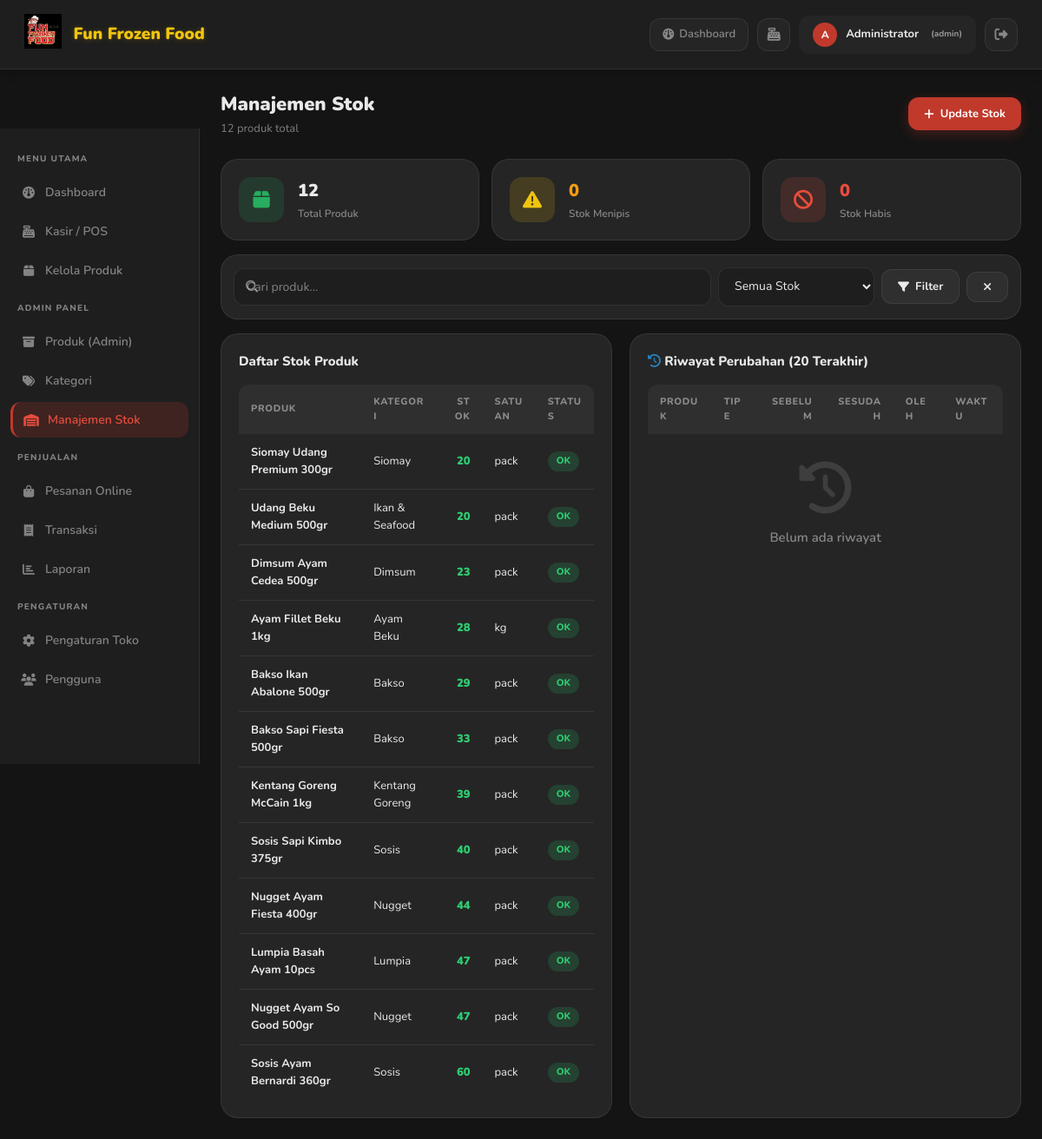
/admin/stock.php (signed in), run on the app's committed database.
### tables this page shows
CREATE TABLE `products` (
  `id` int NOT NULL AUTO_INCREMENT,
  `category_id` int DEFAULT NULL,
  `name` varchar(150) NOT NULL,
  `price` decimal(12,2) NOT NULL DEFAULT '0.00',
  `stock` int NOT NULL DEFAULT '0',
  `unit` varchar(20) NOT NULL DEFAULT 'pcs',
  `image` varchar(255) DEFAULT NULL,
  `description` text,
  `status` tinyint(1) NOT NULL DEFAULT '1',
  `low_stock_alert` int NOT NULL DEFAULT '5',
  `created_at` datetime NOT NULL DEFAULT CURRENT_TIMESTAMP,
  `updated_at` datetime NOT NULL DEFAULT CURRENT_TIMESTAMP ON UPDATE CURRENT_TIMESTAMP,
  PRIMARY KEY (`id`),
  KEY `fk_product_category` (`category_id`),
  CONSTRAINT `fk_product_category` FOREIGN KEY (`category_id`) REFERENCES `categories` (`id`) ON DELETE SET NULL
);

CREATE TABLE `categories` (
  `id` int NOT NULL AUTO_INCREMENT,
  `name` varchar(100) NOT NULL,
  `created_at` datetime NOT NULL DEFAULT CURRENT_TIMESTAMP,
  PRIMARY KEY (`id`)
);

### config/config.php (called while the page is built, shortened)
<?php
function sanitize(string $input): string {
    return strip_tags(trim($input));
}

### admin/stock.php (the view, shortened to what this page needs)
<?php
require_once '../config/config.php';
$db = getDB();
$search = sanitize($_GET['search'] ?? '');
$where  = ['1=1'];
$params = [];
$products = $db->prepare("SELECT p.*, c.name as cat_name FROM products p
    LEFT JOIN categories c ON p.category_id=c.id
    WHERE " . implode(' AND ', $where) . "
    ORDER BY p.stock ASC, p.name ASC");
$products->execute($params);
$products = $products->fetchAll();
$history = $db->query("SELECT sh.*, p.name as product_name, u.full_name as user_name
    FROM stock_history sh
    JOIN products p ON sh.product_id=p.id
    LEFT JOIN users u ON sh.user_id=u.id
    ORDER BY sh.created_at DESC LIMIT 20")->fetchAll();
$allProducts = $db->query("SELECT id, name, stock, unit FROM products ORDER BY name")->fetchAll();
$totalProducts = count($allProducts);
$lowStockCount = $db->query("SELECT COUNT(*) FROM products WHERE stock > 0 AND stock <= low_stock_alert")->fetchColumn();
$outStockCount = $db->query("SELECT COUNT(*) FROM products WHERE stock = 0")->fetchColumn();
include '../includes/header.php';
?>
<div class="admin-layout">
<?php include '../includes/sidebar.php'; ?>
<div class="admin-content">
  <div class="page-header">
    <div>
      <div class="page-title">Manajemen Stok</div>
      <div class="page-subtitle"><?= $totalProducts ?> produk total</div>
    </div>
    <button class="btn btn-primary" onclick="openModal('stockModal')">
      <i class="fa-solid fa-plus"></i> Update Stok
    </button>
  </div>
  <div class="stats-grid mb-3" style="display:grid;grid-template-columns:repeat(3,1fr);gap:14px">
    <div class="stat-card">
      <div class="stat-icon" style="background:rgba(39,174,96,.15);color:#27ae60"><i class="fa-solid fa-box"></i></div>
      <div class="stat-info">
        <div class="stat-value"><?= $totalProducts ?></div>
        <div class="stat-label">Total Produk</div>
      </div>
    </div>
    <div class="stat-card" style="cursor:pointer" onclick="window.location.href='?filter=low'">
      <div class="stat-icon" style="background:rgba(241,196,15,.15);color:#f1c40f"><i class="fa-solid fa-triangle-exclamation"></i></div>
      <div class="stat-info">
        <div class="stat-value text-warning"><?= $lowStockCount ?></div>
        <div class="stat-label">Stok Menipis</div>
      </div>
    </div>
    <div class="stat-card" style="cursor:pointer" onclick="window.location.href='?filter=out'">
      <div class="stat-icon" style="background:rgba(231,76,60,.15);color:#e74c3c"><i class="fa-solid fa-ban"></i></div>
      <div class="stat-info">
        <div class="stat-value text-danger"><?= $outStockCount ?></div>
        <div class="stat-label">Stok Habis</div>
      </div>
    </div>
  </div>
  <div class="card mb-3" style="padding:14px">
    <form method="GET" class="d-flex gap-2 flex-wrap align-center">
      <div class="search-wrap" style="flex:1;min-width:180px">
        <i class="fa-solid fa-search"></i>
        <input type="text" name="search" class="form-control search-input" placeholder="Cari produk..." value="<?= htmlspecialchars($search) ?>">
      </div>
      <select name="filter" class="form-select" style="width:180px">
        <option value="">Semua Stok</option>
      </select>
      <button type="submit" class="btn btn-secondary"><i class="fa-solid fa-filter"></i> Filter</button>
      <a href="stock.php" class="btn btn-secondary"><i class="fa-solid fa-xmark"></i></a>
    </form>
  </div>
  <div class="grid-2" style="gap:20px">
    <div class="card">
      <div class="card-header"><span class="card-title">Daftar Stok Produk</span></div>
      <div class="desktop-table">
      <div class="table-wrap">
        <table>
          <thead>
            <tr><th>Produk</th><th>Kategori</th><th class="text-right">Stok</th><th>Satuan</th><th>Status</th></tr>
          </thead>
          <tbody>
          <?php if (empty($products)): ?>
          <tr><td colspan="5"><div class="empty-state" style="padding:20px"><i class="fa-solid fa-box-open"></i><p>Tidak ada produk</p></div></td></tr>
          <?php else: ?>
          <?php foreach ($products as $p):
            $sc = $p['stock'] == 0 ? 'danger' : ($p['stock'] <= $p['low_stock_alert'] ? 'warning' : 'success');
            $sl = $p['stock'] == 0 ? 'Habis' : ($p['stock'] <= $p['low_stock_alert'] ? 'Menipis' : 'OK');
          ?>
          <tr>
            <td class="fw-bold"><?= htmlspecialchars($p['name']) ?></td>
            <td><?= htmlspecialchars($p['cat_name'] ?? '-') ?></td>
            <td class="text-right fw-bolder text-<?= $sc ?>"><?= number_format($p['stock']) ?></td>
            <td><?= htmlspecialchars($p['unit']) ?></td>
            <td><span class="badge badge-<?= $sc ?>"><?= $sl ?></span></td>
          </tr>
          <?php endforeach; ?>
          <?php endif; ?>
          </tbody>
        </table>
      </div>
      </div>
    </div>
    <div class="card">
      <div class="card-header">
        <span class="card-title"><i class="fa-solid fa-clock-rotate-left" style="color:var(--info)"></i> Riwayat Perubahan (20 Terakhir)</span>
      </div>
      <div class="desktop-table">
      <div class="table-wrap">
        <table>
          <thead>
            <tr><th>Produk</th><th>Tipe</th><th class="text-right">Sebelum</th><th class="text-right">Sesudah</th><th>Oleh</th><th>Waktu</th></tr>
          </thead>
          <tbody>
          <?php if (empty($history)): ?>
          <tr><td colspan="6"><div class="empty-state" style="padding:20px"><i class="fa-solid fa-history"></i><p>Belum ada riwayat</p></div></td></tr>
          <?php endif; ?>
          </tbody>
        </table>
      </div>
      </div>
    </div>
  </div>
</div>
</div>
<?php include '../includes/footer.php'; ?>

### data on the page
products: name "Siomay Udang Premium 300gr", category.name "Siomay", stock "20", unit "pack", sl "OK"
products: name "Udang Beku Medium 500gr", category.name "Ikan & Seafood", stock "20", unit "pack", sl "OK"
products: name "Dimsum Ayam Cedea 500gr", category.name "Dimsum", stock "23", unit "pack", sl "OK"
products: name "Ayam Fillet Beku 1kg", category.name "Ayam Beku", stock "28", unit "kg", sl "OK"
products: name "Bakso Ikan Abalone 500gr", category.name "Bakso", stock "29", unit "pack", sl "OK"
products: name "Bakso Sapi Fiesta 500gr", category.name "Bakso", stock "33", unit "pack", sl "OK"
products: name "Kentang Goreng McCain 1kg", category.name "Kentang Goreng", stock "39", unit "pack", sl "OK"
products: name "Sosis Sapi Kimbo 375gr", category.name "Sosis", stock "40", unit "pack", sl "OK"
products: name "Nugget Ayam Fiesta 400gr", category.name "Nugget", stock "44", unit "pack", sl "OK"
products: name "Lumpia Basah Ayam 10pcs", category.name "Lumpia", stock "47", unit "pack", sl "OK"
products: name "Nugget Ayam So Good 500gr", category.name "Nugget", stock "47", unit "pack", sl "OK"
products: name "Sosis Ayam Bernardi 360gr", category.name "Sosis", stock "60", unit "pack", sl "OK"

### other printed values
$storeName "Fun Frozen Food"
$userInitial "A"
$_SESSION['full_name'] "Administrator"
$_SESSION['user_role'] "admin"
$totalProducts "12"
$lowStockCount "0"
$outStockCount "0"
